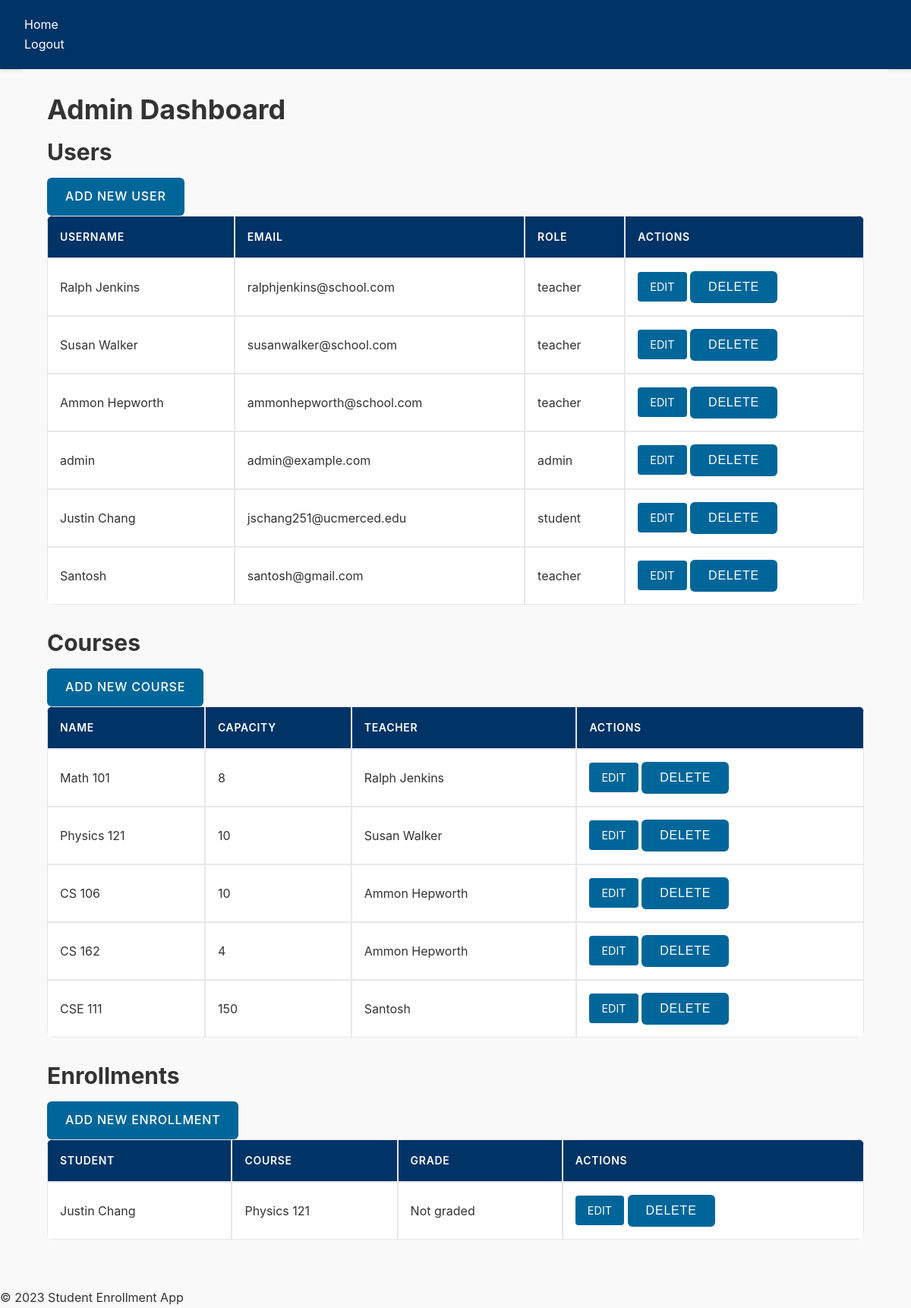
The app's page /admin (signed in) with its own data.
### app/models.py (models this page shows, shortened)
class User(UserMixin, db.Model):
    id = db.Column(db.Integer, primary_key=True)
    username = db.Column(db.String(64), index=True, unique=True, nullable=False)
    email = db.Column(db.String(120), index=True, unique=True, nullable=False)
    password_hash = db.Column(db.String(128), nullable=False)
    role = db.Column(db.String(20), nullable=False)  # student, teacher, or admin
    enrollments = db.relationship('Enrollment', backref='student', lazy='dynamic')

class Course(db.Model):
    id = db.Column(db.Integer, primary_key=True)
    name = db.Column(db.String(120), index=True, unique=True, nullable=False)
    capacity = db.Column(db.Integer, nullable=False)
    meeting_time = db.Column(db.String(120), nullable=True)  # New column for meeting times
    teacher_id = db.Column(db.Integer, db.ForeignKey('user.id'), nullable=False)  # Foreign key to the teacher
    teacher = db.relationship('User', backref='courses')  # Relationship to the teacher
    enrollments = db.relationship('Enrollment', back_populates='course', lazy='dynamic')

class Enrollment(db.Model):
    id = db.Column(db.Integer, primary_key=True)
    student_id = db.Column(db.Integer, db.ForeignKey('user.id'), nullable=False)
    course_id = db.Column(db.Integer, db.ForeignKey('course.id'), nullable=False)
    grade = db.Column(db.Float)
    course = db.relationship('Course', back_populates='enrollments')

### app/routes.py (the view)
    @app.route('/admin')
    @login_required
    def admin_dashboard():
        if admin_required(): return admin_required()
        users = User.query.all()
        courses = Course.query.all()
        enrollments = Enrollment.query.all()
        return render_template('admin/dashboard.html', users=users, courses=courses, enrollments=enrollments)

### app/__init__.py (called while the page is built)
def create_app():
    app = Flask(__name__)
    app.config.from_object(Config)
    db.init_app(app)
    login_manager.init_app(app)
    admin.name = 'Admin Mode'
    admin.url = '/admin_panel'
    admin.init_app(app)
    with app.app_context():
        from app.models import User, Course, Enrollment
        admin.add_view(ModelView(User, db.session))
        admin.add_view(ModelView(Course, db.session))
        admin.add_view(ModelView(Enrollment, db.session))
        db.create_all()
    from app.routes import init_routes
    init_routes(app)
    @login_manager.user_loader
    def load_user(user_id):
        return User.query.get(int(user_id))
    return app

### app/templates/admin/dashboard.html
{% extends 'base.html' %}
{% block content %}
<div class="dashboard">
    <h1>Admin Dashboard</h1>
    <section class="users-section">
        <h2>Users</h2>
        <a href="{{ url_for('admin_new_user') }}" class="btn">Add New User</a>
        <table>
            <thead>
                <tr>
                    <th>Username</th>
                    <th>Email</th>
                    <th>Role</th>
                    <th>Actions</th>
                </tr>
            </thead>
            <tbody>
                {% for user in users %}
                <tr>
                    <td>{{ user.username }}</td>
                    <td>{{ user.email }}</td>
                    <td>{{ user.role }}</td>
                    <td>
                        <a href="{{ url_for('admin_edit_user', user_id=user.id) }}" class="action-button">Edit</a>
                        <form action="{{ url_for('admin_delete_user', user_id=user.id) }}" method="POST" style="display: inline;">
                            <button type="submit" onclick="return confirm('Are you sure?')">Delete</button>
                        </form>
                    </td>
                </tr>
                {% endfor %}
            </tbody>
        </table>
    </section>
    <section class="courses-section">
        <h2>Courses</h2>
        <a href="{{ url_for('admin_new_course') }}" class="btn">Add New Course</a>
        <table>
            <thead>
                <tr>
                    <th>Name</th>
                    <th>Capacity</th>
                    <th>Teacher</th>
                    <th>Actions</th>
                </tr>
            </thead>
            <tbody>
                {% for course in courses %}
                <tr>
                    <td>{{ course.name }}</td>
                    <td>{{ course.capacity }}</td>
                    <td>{{ course.teacher.username if course.teacher else 'No Teacher' }}</td>
                    <td>
                        <a href="{{ url_for('admin_edit_course', course_id=course.id) }}" class="action-button">Edit</a>
                        <form action="{{ url_for('admin_delete_course', course_id=course.id) }}" method="POST" style="display: inline;">
                            <button type="submit" onclick="return confirm('Are you sure?')">Delete</button>
                        </form>
                    </td>
                </tr>
                {% endfor %}
            </tbody>
        </table>
    </section>
    <section class="enrollments-section">
        <h2>Enrollments</h2>
        <a href="{{ url_for('admin_new_enrollment') }}" class="btn">Add New Enrollment</a>
        <table>
            <thead>
                <tr>
                    <th>Student</th>
                    <th>Course</th>
                    <th>Grade</th>
                    <th>Actions</th>
                </tr>
            </thead>
            <tbody>
                {% for enrollment in enrollments %}
                <tr>
                    <td>{{ enrollment.student.username }}</td>
                    <td>{{ enrollment.course.name }}</td>
                    <td>{{ enrollment.grade if enrollment.grade else 'Not graded' }}</td>
                    <td>
                        <a href="{{ url_for('admin_edit_enrollment', enrollment_id=enrollment.id) }}" class="action-button">Edit</a>
                        <form action="{{ url_for('admin_delete_enrollment', enrollment_id=enrollment.id) }}" method="POST" style="display: inline;">
                            <button type="submit" onclick="return confirm('Are you sure?')">Delete</button>
                        </form>
                    </td>
                </tr>
                {% endfor %}
            </tbody>
        </table>
    </section>
</div>
{% endblock %}

### app/static/base.css (style rules this page uses)
*, *::before, *::after { box-sizing: border-box; margin: 0; padding: 0; }
body { font-family: 'Inter', system-ui, -apple-system, sans-serif; margin: 0; padding: 0; background-color: #f9f9f9; color: #333; line-height: 1.6; min-height: 100vh; }
h1, h2, h3, h4, h5, h6 { margin-bottom: 1rem; line-height: 1.2; }
h1 { font-size: 2.25rem; }
h2 { font-size: 1.875rem; }
table { width: 100%; border-collapse: separate; border-spacing: 0; margin-bottom: 2rem; background-color: #ffffff; border-radius: 8px; overflow: hidden; }
table th, table td { border: 1px solid #e5e7eb; padding: 1rem; text-align: left; }
table th { background-color: #003366; color: white; font-weight: 600; text-transform: uppercase; letter-spacing: 0.05em; font-size: 0.875rem; }
form { max-width: 500px; margin: 0 auto; }
button, .btn { display: inline-block; background-color: #006699; color: white; border: none; border-radius: 6px; padding: 0.75rem 1.5rem; cursor: pointer; font-size: 1rem; font-weight: 500; text-transform: uppercase; letter-spacing: 0.05em; transition: all 0.2s; }
.dashboard { padding: 1rem; }
.users-section, .courses-section, .enrollments-section { position: relative; }
a { color: #006699; text-decoration: none; transition: color 0.2s; }
.action-button { background-color: #006699; color: white; border: none; border-radius: 4px; padding: 0.5rem 1rem; cursor: pointer; font-size: 0.9rem; text-transform: uppercase; text-decoration: none; display: inline-block; text-align: center; }

### records on screen
User: username "Ralph Jenkins", email "ralphjenkins@school.com", role "teacher"
User: username "Susan Walker", email "susanwalker@school.com", role "teacher"
User: username "Ammon Hepworth", email "ammonhepworth@school.com", role "teacher"
User: username "admin", email "admin@example.com", role "admin"
User: username "Justin Chang", email "jschang251@ucmerced.edu", role "student"
User: username "Santosh", email "santosh@gmail.com", role "teacher"
Course: name "Math 101", capacity "8", teacher "Ralph Jenkins"
Course: name "Physics 121", capacity "10", teacher "Susan Walker"
Course: name "CS 106", capacity "10", teacher "Ammon Hepworth"
Course: name "CS 162", capacity "4", teacher "Ammon Hepworth"
Course: name "CSE 111", capacity "150", teacher "Santosh"
Enrollment: student.username "Justin Chang", course.name "Physics 121", grade "Not graded"
